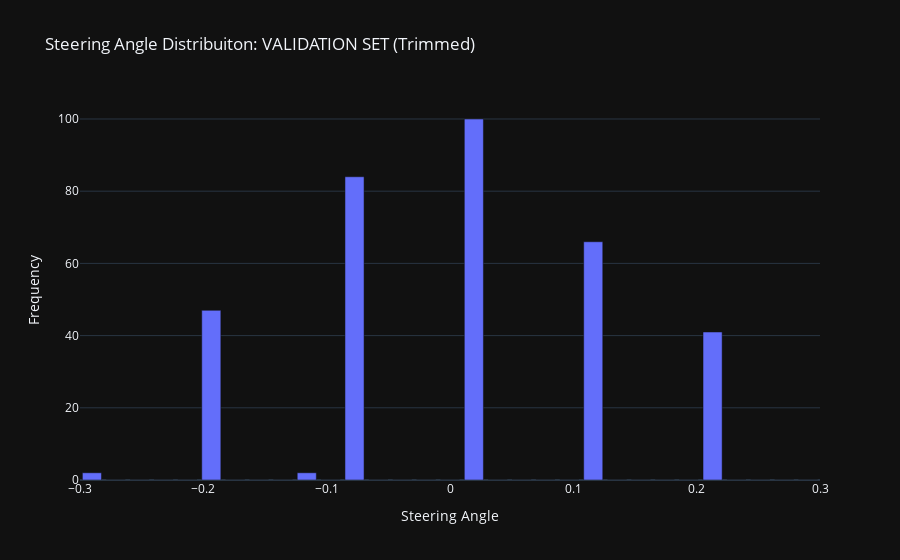

The notebook cell saved with this chart:
### Markdown cell above
### Balanced Histogram of the Validation Set

### Code cell
freq_val, _ = np.histogram(y_val, nbins_val) # we already have our bins created...  steerings steerings

fig = px.bar(x        = cbins_val, 
             y        = freq_val, 
             labels   = {'x' : 'Steering Angle', 'y' : 'Frequency'}, 
             title    = "Steering Angle Distribuiton: VALIDATION SET (Trimmed)",
             template ="plotly_dark")

fig.show()

### Figure 1 — Plotly figure (JSON) as saved in the notebook; plotly's stock layout.template omitted (floating-point values rounded to 4 significant figures)
{"data": [{"alignmentgroup": "True", "hovertemplate": "Steering Angle=%{x}<br>Frequency=%{y}<extra></extra>", "legendgroup": "", "marker": {"color": "#636efa", "pattern": {"shape": ""}}, "name": "", "offsetgroup": "", "orientation": "v", "showlegend": false, "textposition": "auto", "type": "bar", "x": [-0.2903, -0.271, -0.2516, -0.2323, -0.2129, -0.1935, -0.1742, -0.1548, -0.1355, -0.1161, -0.09677, -0.07742, -0.05806, -0.03871, -0.01935, 2.776e-17, 0.01935, 0.03871, 0.05806, 0.07742, 0.09677, 0.1161, 0.1355, 0.1548, 0.1742, 0.1935, 0.2129, 0.2323, 0.2516, 0.271, 0.2903], "xaxis": "x", "y": [2, 0, 0, 0, 0, 47, 0, 0, 0, 2, 0, 84, 0, 0, 0, 0, 100, 0, 0, 0, 0, 66, 0, 0, 0, 0, 41, 0, 0, 0, 0, 4], "yaxis": "y"}], "layout": {"barmode": "relative", "legend": {"tracegroupgap": 0}, "title": {"text": "Steering Angle Distribuiton: VALIDATION SET (Trimmed)"}, "xaxis": {"anchor": "y", "domain": [0, 1], "title": {"text": "Steering Angle"}}, "yaxis": {"anchor": "x", "domain": [0, 1], "title": {"text": "Frequency"}}}}
